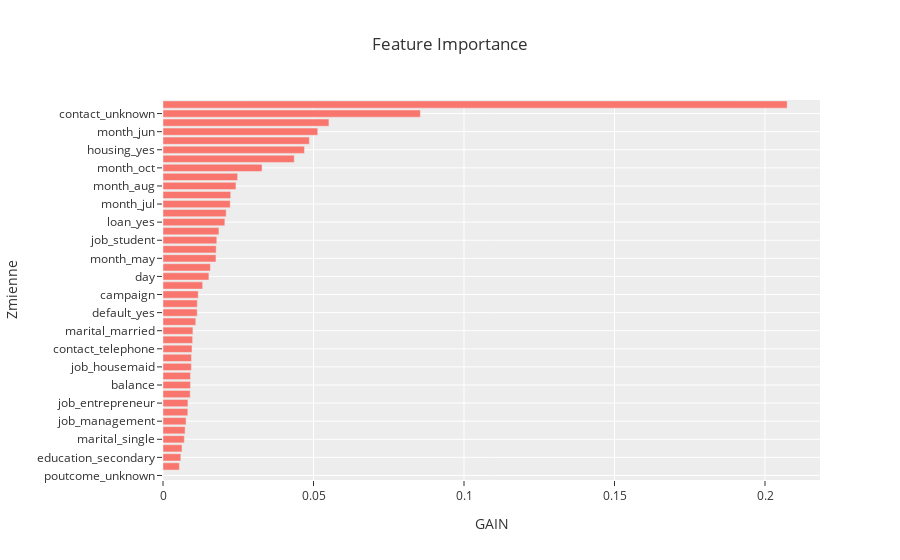
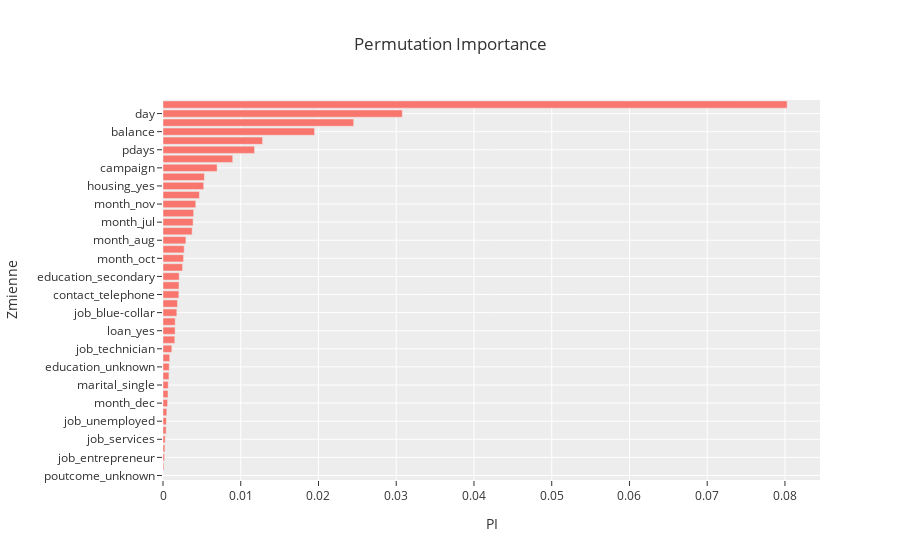

Here is the notebook cell these charts were saved with, in order:
### Markdown cell above
### GINI  

Liczba zmiennych wzrosła znacząco, co powoduje większość złożonośc modelu, czyli również większą złożonośc obliczeniową - może się to przełożyć na czas obsługi modelu.  

Model 2. uzyskał lepszy wynik GINI na zbiorze testowym, przy czym wynik dla zbiory treningowego lekko spadł - jednak wciąż jest na bardzo wysokim poziomie.  

Podsumowując wynik dla zbioru treningowego jest nieco mniejszy, jednka różnica między GINI TRAIN i GINI TEST jest nieco mniejsza, niż dla modelu 1., więc możemy powiedzieć, że wprowadzenie zmiennych dummy nieznacznie poprawiło model.

### Code cell
zmienne2 = dane3.columns

fi2=model2.feature_importances_
plot_miara(zmienne2, fi2, 'Feature Importance', 'GAIN')

pi_results2=permutation_importance(model2, X_train_d, y_train, n_repeats=10, random_state=20)
pi2=pi_results2.importances_mean
plot_miara(zmienne2, pi2, 'Permutation Importance', 'PI')

### Figure 1 — Plotly figure (JSON) as saved in the notebook; plotly's stock layout.template omitted (floating-point values rounded to 4 significant figures)
{"data": [{"orientation": "h", "type": "bar", "x": [0, 0.005451, 0.005917, 0.006312, 0.007087, 0.007348, 0.007661, 0.00825, 0.008286, 0.009041, 0.009127, 0.009131, 0.009407, 0.009461, 0.009639, 0.009835, 0.009942, 0.01089, 0.01136, 0.01139, 0.01169, 0.01317, 0.01524, 0.01575, 0.0176, 0.01767, 0.01787, 0.01859, 0.02054, 0.02099, 0.02234, 0.02249, 0.02424, 0.02478, 0.0329, 0.0436, 0.04699, 0.04862, 0.05141, 0.05513, 0.0855, 0.2074], "y": ["poutcome_unknown", "job_unknown", "education_secondary", "job_self-employed", "marital_single", "job_unemployed", "job_management", "job_retired", "job_entrepreneur", "poutcome_other", "balance", "job_technician", "job_housemaid", "job_services", "contact_telephone", "previous", "marital_married", "education_unknown", "default_yes", "education_tertiary", "campaign", "age", "day", "pdays", "month_may", "job_blue-collar", "job_student", "month_feb", "loan_yes", "month_dec", "month_jul", "month_nov", "month_aug", "month_jan", "month_oct", "month_sep", "housing_yes", "duration", "month_jun", "month_mar", "contact_unknown", "poutcome_success"]}], "layout": {"autosize": true, "title": {"text": "Feature Importance"}, "xaxis": {"autorange": true, "range": [0, 0.2183], "title": {"text": "GAIN"}, "type": "linear"}, "yaxis": {"autorange": true, "range": [-0.5, 41.5], "title": {"text": "Zmienne"}, "type": "category"}}}

### Figure 2 — Plotly figure (JSON) as saved in the notebook; plotly's stock layout.template omitted (floating-point values rounded to 4 significant figures)
{"data": [{"orientation": "h", "type": "bar", "x": [0, 0.0001189, 0.000188, 0.0002405, 0.000282, 0.0004037, 0.0004313, 0.0004866, 0.0005889, 0.0006442, 0.0006719, 0.0007631, 0.0007963, 0.0008654, 0.001134, 0.001515, 0.001557, 0.001573, 0.001781, 0.001861, 0.002038, 0.002057, 0.002085, 0.002519, 0.002638, 0.002723, 0.002947, 0.003746, 0.003871, 0.003943, 0.004211, 0.004681, 0.005234, 0.005322, 0.006956, 0.008969, 0.01177, 0.01281, 0.01949, 0.02453, 0.03078, 0.08028], "y": ["poutcome_unknown", "job_retired", "job_entrepreneur", "default_yes", "job_services", "job_unknown", "job_unemployed", "job_student", "month_dec", "job_housemaid", "marital_single", "poutcome_other", "education_unknown", "job_self-employed", "job_technician", "job_management", "loan_yes", "month_sep", "job_blue-collar", "education_tertiary", "contact_telephone", "previous", "education_secondary", "month_feb", "month_oct", "marital_married", "month_aug", "month_mar", "month_jul", "month_jan", "month_nov", "month_may", "housing_yes", "month_jun", "campaign", "poutcome_success", "pdays", "age", "balance", "contact_unknown", "day", "duration"]}], "layout": {"autosize": true, "title": {"text": "Permutation Importance"}, "xaxis": {"autorange": true, "range": [0, 0.08451], "title": {"text": "PI"}, "type": "linear"}, "yaxis": {"autorange": true, "range": [-0.5, 41.5], "title": {"text": "Zmienne"}, "type": "category"}}}
